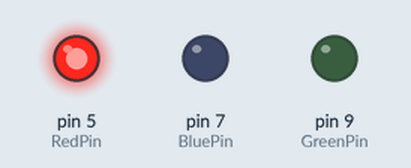
This sketch was run on a simulated Arduino Uno, built with avr-gcc and run on an emulated ATmega328P. Parts: output pins drawn as LEDs (lit = HIGH).

Above: at 0.02 s.
At 2.15 s:
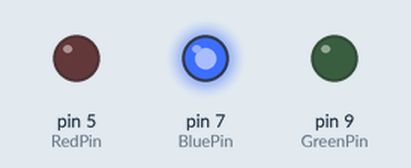
At 4.2 s:
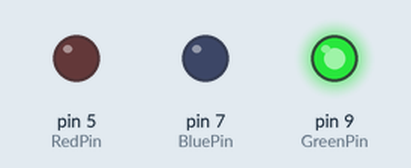
At 8.4 s:
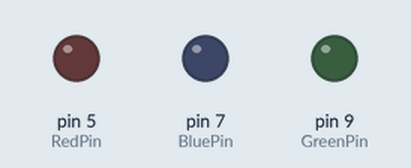
Timing chart, 0 to 11.1 s (numbered marks = the images above):
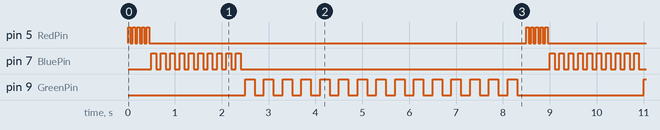

Measured:
- by itself, pin 5 (RedPin): repeats every 8.5 s: 4 × (LOW 0.05 s, HIGH 0.05 s), LOW 8.1 s, HIGH 0.05 s
- by itself, pin 7 (BluePin): repeats every 8.5 s: 9 × (LOW 0.10 s, HIGH 0.10 s), LOW 6.6 s, HIGH 0.10 s
- by itself, pin 9 (GreenPin): repeats every 8.5 s: HIGH 0.20 s, LOW 2.7 s, 14 × (HIGH 0.20 s, LOW 0.20 s)

The sketch:

HW_3_Blinking_LED_s_Speeds.ino
```cpp
int RedPin=5;
int BluePin=7;
int GreenPin=9;
int Fast=50;
int Slow=100;
int RealSlow=200;
void setup() {
  // put your setup code here, to run once:
pinMode(RedPin,OUTPUT);
pinMode(GreenPin,OUTPUT);
pinMode(BluePin,OUTPUT);
}

void loop() {
  // put your main code here, to run repeatedly:
digitalWrite(RedPin,HIGH);
delay(Fast);
digitalWrite(RedPin,LOW);
delay(Fast);

digitalWrite(RedPin,HIGH);
delay(Fast);
digitalWrite(RedPin,LOW);
delay(Fast);

digitalWrite(RedPin,HIGH);
delay(Fast);
digitalWrite(RedPin,LOW);
delay(Fast);

digitalWrite(RedPin,HIGH);
delay(Fast);
digitalWrite(RedPin,LOW);
delay(Fast);

digitalWrite(RedPin,HIGH);
delay(Fast);
digitalWrite(RedPin,LOW);
delay(Fast);


digitalWrite(BluePin,HIGH);
delay(Slow);
digitalWrite(BluePin,LOW);
delay(Slow);

digitalWrite(BluePin,HIGH);
delay(Slow);
digitalWrite(BluePin,LOW);
delay(Slow);

digitalWrite(BluePin,HIGH);
delay(Slow);
digitalWrite(BluePin,LOW);
delay(Slow);

digitalWrite(BluePin,HIGH);
delay(Slow);
digitalWrite(BluePin,LOW);
delay(Slow);

digitalWrite(BluePin,HIGH);
delay(Slow);
digitalWrite(BluePin,LOW);
delay(Slow);

digitalWrite(BluePin,HIGH);
delay(Slow);
digitalWrite(BluePin,LOW);
delay(Slow);

digitalWrite(BluePin,HIGH);
delay(Slow);
digitalWrite(BluePin,LOW);
delay(Slow);

digitalWrite(BluePin,HIGH);
delay(Slow);
digitalWrite(BluePin,LOW);
delay(Slow);

digitalWrite(BluePin,HIGH);
delay(Slow);
digitalWrite(BluePin,LOW);
delay(Slow);

digitalWrite(BluePin,HIGH);
delay(Slow);
digitalWrite(BluePin,LOW);
delay(Slow);


digitalWrite(GreenPin,HIGH);
delay(RealSlow);
digitalWrite(GreenPin,LOW);
delay(RealSlow);

digitalWrite(GreenPin,HIGH);
delay(RealSlow);
digitalWrite(GreenPin,LOW);
delay(RealSlow);

digitalWrite(GreenPin,HIGH);
delay(RealSlow);
digitalWrite(GreenPin,LOW);
delay(RealSlow);

digitalWrite(GreenPin,HIGH);
delay(RealSlow);
digitalWrite(GreenPin,LOW);
delay(RealSlow);

digitalWrite(GreenPin,HIGH);
delay(RealSlow);
digitalWrite(GreenPin,LOW);
delay(RealSlow);

digitalWrite(GreenPin,HIGH);
delay(RealSlow);
digitalWrite(GreenPin,LOW);
delay(RealSlow);

digitalWrite(GreenPin,HIGH);
delay(RealSlow);
digitalWrite(GreenPin,LOW);
delay(RealSlow);

digitalWrite(GreenPin,HIGH);
delay(RealSlow);
digitalWrite(GreenPin,LOW);
delay(RealSlow);

digitalWrite(GreenPin,HIGH);
delay(RealSlow);
digitalWrite(GreenPin,LOW);
delay(RealSlow);

digitalWrite(GreenPin,HIGH);
delay(RealSlow);
digitalWrite(GreenPin,LOW);
delay(RealSlow);

digitalWrite(GreenPin,HIGH);
delay(RealSlow);
digitalWrite(GreenPin,LOW);
delay(RealSlow);

digitalWrite(GreenPin,HIGH);
delay(RealSlow);
digitalWrite(GreenPin,LOW);
delay(RealSlow);

digitalWrite(GreenPin,HIGH);
delay(RealSlow);
digitalWrite(GreenPin,LOW);
delay(RealSlow);

digitalWrite(GreenPin,HIGH);
delay(RealSlow);
digitalWrite(GreenPin,LOW);
delay(RealSlow);

digitalWrite(GreenPin,HIGH);
delay(RealSlow);
digitalWrite(GreenPin,LOW);
delay(RealSlow);
}
```
